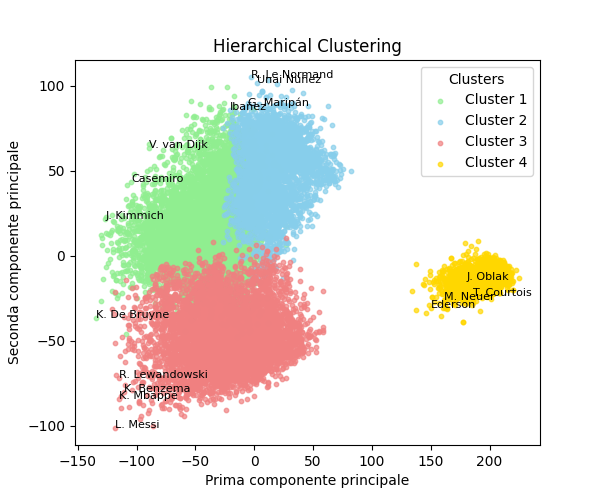

The script that saved this image:
import pandas as pd
import matplotlib.pyplot as plt

from sklearn.cluster import AgglomerativeClustering
from scipy.cluster.hierarchy import linkage, dendrogram
from sklearn.metrics import adjusted_rand_score
from sklearn.metrics import jaccard_score
from sklearn.metrics.cluster import fowlkes_mallows_score

from pca import pca
from analisi_reparti import MAPPA_COLORI, REPARTI

######################################################################################################################
# COSTANTI

NUM_CLUSTERS = 4 # Numero di clusters
CALCIATORI_PER_CLUSTER = 4 # Calciatori da mostrare per grafico_cluster
NUM_CALCIATORI_MIGLIORI = 30 # Migliori calciatori per grafico_migliori

######################################################################################################################
# Creazione grafico dei cluster
def grafico_cluster(dataset):
    
    plt.figure(figsize=(6, 5))

    for rep in REPARTI:

        dati_cluster = dataset[dataset['Cluster'] == rep]
        plt.scatter(dati_cluster['PC1'], dati_cluster['PC2'], c=MAPPA_COLORI.get(rep), s=10, alpha=0.7, label=f'{rep}')
        migliori = dati_cluster.head(CALCIATORI_PER_CLUSTER)

        for i, (x, y, txt) in enumerate(zip(migliori['PC1'], migliori['PC2'], migliori['Known As'])):

            plt.annotate(txt, (x, y), fontsize=8, color='black')

    # Aggiunta legenda e titoli
    plt.legend(title='Clusters', loc='upper right')
    plt.title('Hierarchical Clustering')
    plt.xlabel('Prima componente principale')
    plt.ylabel('Seconda componente principale')

    #plt.savefig("Clustering/grafici/hierarchical_clustering.png")
    plt.show()

######################################################################################################################
# Creazione grafico dei cluster 3d
def grafico_cluster_3d(dataset):
    
    fig = plt.figure(figsize=(8, 7))
    ax = fig.add_subplot(111, projection='3d')

    for rep in REPARTI:

        dati_cluster = dataset[dataset['Cluster'] == rep]
        ax.scatter(dati_cluster['PC1'], dati_cluster['PC2'], dati_cluster['PC3'], c=MAPPA_COLORI.get(rep), s=10, alpha=0.7, label=f'{rep}')
        migliori = dati_cluster.head(CALCIATORI_PER_CLUSTER)

        for i, (x, y, z, txt) in enumerate(zip(migliori['PC1'], migliori['PC2'], migliori['PC3'], migliori['Known As'])):

            ax.text(x, y, z, txt, fontsize=8, color='black')

    # Aggiunta legenda e titoli
    ax.legend(title='Clusters', loc='upper right')
    ax.set_title('Hierarchical Clustering')
    ax.set_xlabel('Prima componente principale')
    ax.set_ylabel('Seconda componente principale')
    ax.set_zlabel('Terza componente principale')

    #plt.savefig("Clustering/grafici/hierarchical_clustering_3d.png")
    plt.show()

######################################################################################################################
# Creazione grafico dendogramma
def dendogramma(linkage_matrix):

    # Calcolo della linea di taglio
    cut_height = linkage_matrix[-NUM_CLUSTERS + 1, 2]

    # Dendogramma
    dendrogram(linkage_matrix, 
            no_labels=True, 
            orientation='top', 
            distance_sort='descending', 
            show_leaf_counts=True,
            color_threshold=cut_height)

    # Aggiungere una linea di taglio al dendrogramma
    plt.axhline(y=cut_height, color='red', linestyle='--')

    # Aggiunta legenda e titoli
    plt.title('Dendrogramma del clustering gerarchico')
    plt.xlabel('Calciatori')
    plt.ylabel('Distanza')

    #plt.savefig("Clustering/grafici/dendogramma.png")
    plt.show()

######################################################################################################################
# Creazione grafico migliori calciatori
def grafico_migliori_calciatori(dataset):

    plt.figure(figsize=(6, 6))

    for index, player in dataset.iterrows():

        plt.axhline(y=player['Known As'], color='red', linestyle='--', linewidth=1, alpha=0.8)
        plt.scatter(player['Cluster'], player['Known As'], color=MAPPA_COLORI[player["Cluster"]], s=40)
    
    # Aggiunta legenda e titoli
    plt.title(f'Clustering dei migliori {NUM_CALCIATORI_MIGLIORI} calciatori')
    plt.xlabel('Cluster')
    plt.ylabel('Nome Giocatore')

    #plt.savefig("Clustering/grafici/hierarchical_migliori.png")
    plt.show()

######################################################################################################################
# Metodo che associa ai numeri di cluster un reparto corrispondente
def associazione_reparto_cluster(dataset):

    cluster = []

    for rep in REPARTI:

        cluster.append(dataset[dataset["Reparto"] == rep]["Cluster"].value_counts().idxmax())

    for k in range(NUM_CLUSTERS):

        dataset["Cluster"] = dataset["Cluster"].replace(cluster[k], REPARTI[k])

    return dataset

######################################################################################################################
# Hierarchical clustering
def hierarchical_clustering(dataset):

    # Creazione del modello di clustering
    model = AgglomerativeClustering(n_clusters=NUM_CLUSTERS, metric='cosine', linkage='average')
    labels = model.fit_predict(dataset.iloc[:, :-3])
    
    linkage_matrix = linkage(model.children_, metric='cosine', method='average')
    
    # Aggiunta della colonna Cluster al dataset
    dataset['Cluster'] = labels

    # Associazione dei reparti ai numeri di cluster
    dataset = associazione_reparto_cluster(dataset)
    
    # Creazione grafici dei clusters
    grafico_cluster(dataset)
    grafico_cluster_3d(dataset)

    # Creazione grafico dendogramma
    dendogramma(linkage_matrix)

    # Creazione grafico migliori calciatori
    migliori = dataset.head(NUM_CALCIATORI_MIGLIORI).iloc[::-1]
    grafico_migliori_calciatori(migliori)

    return dataset["Cluster"]

######################################################################################################################
# Metodo di valutazione del clustering
def valutazione(etichette, assegnazioni):

    rand_index = adjusted_rand_score(etichette, assegnazioni)
    print (rand_index)
    jaccard_index = jaccard_score(etichette, assegnazioni, average='weighted')
    print (jaccard_index)
    fms = fowlkes_mallows_score(etichette, assegnazioni)
    print(fms)

######################################################################################################################
# Metodo principale per la creazione dei grafici di clustering
def hc_clustering():

    dataset_pca = pd.read_csv("dataset\dataset_pca.csv")

    assegnazioni = hierarchical_clustering(dataset_pca)

    valutazione(dataset_pca["Reparto"], assegnazioni)